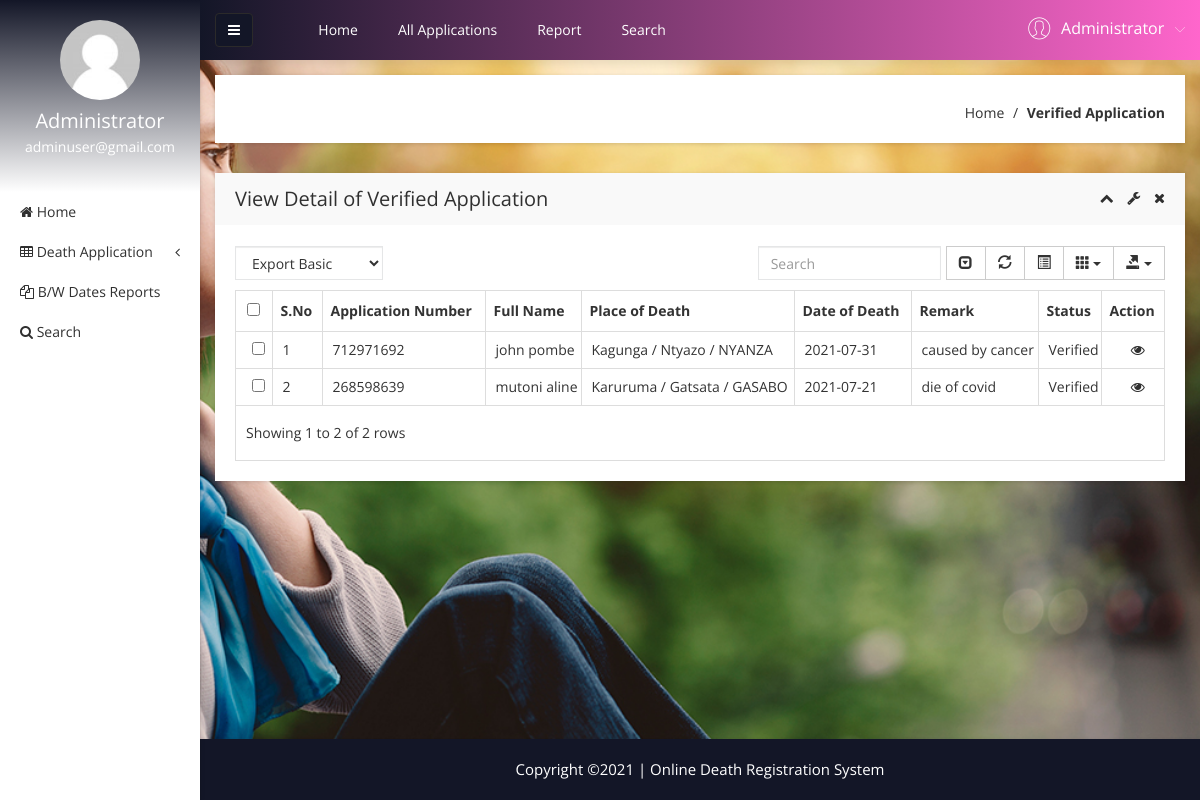
/admin/verified-death-application.php (signed in), run on the app's committed database.
### tables this page shows
CREATE TABLE `tblapplication` (
  `ID` int(10) NOT NULL,
  `UserID` int(5) NOT NULL,
  `ApplicationID` varchar(200) DEFAULT NULL,
  `DateofBirth` date DEFAULT NULL,
  `DateOfDeath` date DEFAULT NULL,
  `Gender` varchar(50) DEFAULT NULL,
  `FullName` varchar(200) DEFAULT NULL,
  `PlaceofBirth` int(11) DEFAULT NULL,
  `PlaceOfDeath` int(11) DEFAULT NULL,
  `NameofFather` varchar(200) DEFAULT NULL,
  `NameOfMother` varchar(255) DEFAULT NULL,
  `Spouse` varchar(255) DEFAULT NULL,
  `IDNumber` varchar(255) DEFAULT NULL,
  `MobileNumber` varchar(255) DEFAULT NULL,
  `CellId` int(11) DEFAULT NULL,
  `Dateofapply` timestamp NULL DEFAULT current_timestamp(),
  `UserRemark` text DEFAULT NULL,
  `Remark` varchar(200) DEFAULT NULL,
  `Status` varchar(50) DEFAULT NULL,
  `UpdationDate` timestamp NULL DEFAULT NULL ON UPDATE current_timestamp()
);

CREATE TABLE `cells` (
  `codecell` varchar(50) NOT NULL,
  `nameCell` varchar(50) NOT NULL,
  `sectorcode` varchar(50) NOT NULL
);

CREATE TABLE `sectors` (
  `sectorcode` varchar(50) NOT NULL,
  `namesector` varchar(50) NOT NULL,
  `districtcode` varchar(50) NOT NULL
);

CREATE TABLE `districts` (
  `districtcode` varchar(50) NOT NULL,
  `namedistrict` varchar(50) NOT NULL,
  `provincecode` varchar(50) NOT NULL
);

### admin/verified-death-application.php (the view, shortened to what the rows shown need)
<?php
include('includes/dbconnection.php');
if (strlen($_SESSION['obcsaid'] == 0)) {
  header('location:logout.php');
} else {
?>
<!doctype html>
<html class="no-js" lang="en">
<head>
    <link rel="stylesheet" href="css/bootstrap.min.css">
    <link rel="stylesheet" href="css/font-awesome.min.css">
    <link rel="stylesheet" href="css/adminpro-custon-icon.css">
    <link rel="stylesheet" href="css/meanmenu.min.css">
    <link rel="stylesheet" href="css/jquery.mCustomScrollbar.min.css">
    <link rel="stylesheet" href="css/animate.css">
    <link rel="stylesheet" href="css/data-table/bootstrap-table.css">
    <link rel="stylesheet" href="css/data-table/bootstrap-editable.css">
    <link rel="stylesheet" href="css/normalize.css">
    <link rel="stylesheet" href="css/c3.min.css">
    <link rel="stylesheet" href="style.css">
    <link rel="stylesheet" href="css/responsive.css">
</head>
<body class="materialdesign">
    <div class="wrapper-pro">
        <div class="container-fluid">
            <div class="row">
                <?php include_once('includes/sidebar.php'); ?>
                <?php include_once('includes/header.php'); ?>
                <div class="data-table-area mg-b-15">
                    <div class="container-fluid">
                        <div class="row">
                            <div class="col-lg-12">
                                <div class="sparkline13-list shadow-reset">
                                    <div class="sparkline13-hd">
                                        <div class="main-sparkline13-hd">
                                            <h1>View <span class="table-project-n">Detail of</span> Verified Application
                                            </h1>
                                        </div>
                                    </div>
                                    <div class="sparkline13-graph">
                                        <div class="datatable-dashv1-list custom-datatable-overright">
                                            <table id="table" data-toggle="table" data-pagination="true"
                                                data-search="true" data-show-columns="true"
                                                data-show-pagination-switch="true" data-show-refresh="true"
                                                data-key-events="true" data-show-toggle="true" data-resizable="true"
                                                data-cookie="true" data-cookie-id-table="saveId" data-show-export="true"
                                                data-click-to-select="true" data-toolbar="#toolbar">
                                                <thead>
                                                    <tr>
                                                        <th>S.No</th>
                                                        <th>Application Number</th>
                                                        <th>Full Name</th>
                                                        <th>Place of Death</th>
                                                        <th>Date of Death</th>
                                                        <th>Remark</th>
                                                        <th>Status</th>
                                                        <th data-field="action">Action</th>
                                                    </tr>
                                                </thead>
                                                <tbody>
                                                    <?php
                            $sql = "SELECT * from tblapplication where Status='Verified'";
                            $query = $dbh->prepare($sql);
                            $query->execute();
                            $results = $query->fetchAll(PDO::FETCH_OBJ);
                            $cnt = 1;
                            if ($query->rowCount() > 0) {
                              foreach ($results as $row) {
                                $sqladdr = "SELECT * from tblapplication INNER JOIN cells on tblapplication.PlaceOfDeath = cells.codecell INNER JOIN sectors ON cells.sectorcode = sectors.sectorcode INNER JOIN districts ON sectors.districtcode = districts.districtcode where tblapplication.PlaceOfDeath = :pod";
                                $queryaddr = $dbh->prepare($sqladdr);
                                $queryaddr->bindParam(':pod', $row->PlaceOfDeath, PDO::PARAM_INT);
                                $queryaddr->execute();
                                $resultsaddr = $queryaddr->fetch();
                            ?>
                                                    <tr>
                                                        <td><?php echo htmlentities($cnt); ?></td>
                                                        <td><?php echo htmlentities($row->ApplicationID); ?></td>
                                                        <td><?php echo htmlentities($row->FullName); ?></td>
                                                        <td><?php echo htmlentities($resultsaddr['nameCell']) . ' / ' . htmlentities($resultsaddr['namesector']) . ' / ' . htmlentities($resultsaddr['namedistrict']); ?>
                                                        </td>
                                                        <td><?php echo htmlentities($row->DateOfDeath); ?></td>
                                                        <td><?php echo htmlentities($row->UserRemark); ?></td>
                                                        <?php if ($row->Status == "") { ?>
                                                        <td><?php echo "Still Pending"; ?></td>
                                                        <?php } else { ?> <td><?php echo htmlentities($row->Status); ?>
                                                        </td>
                                                        <?php } ?>
                                                        <td class="datatable-ct"><a
                                                                href="view-application-detail.php?viewid=<?php echo htmlentities($row->ID); ?>"><i
                                                                    class="fa fa-eye" aria-hidden="true"></i></a>
                                                        </td>
                                                    </tr>
                                                    <?php $cnt = $cnt + 1;
                              }
                            } ?>
                                                </tbody>
                                            </table>
                                        </div>
                                    </div>
                                </div>
                            </div>
                        </div>
                    </div>
                </div>
            </div>
        </div>
    </div>
    </div>
</body>
</html><?php }  ?>

### admin/includes/sidebar.php (shortened to what the rows shown need)
<?php
   include('includes/dbconnection.php');
   if (strlen($_SESSION['obcsaid'] == 0)) {
       header('location:logout.php');
   } else {
   ?>
<div class="col-lg-2 left-sidebar-pro">
    <nav id="sidebar">
        <div class="sidebar-header">
            <a href="#"><img src="img/message/avatar.jpg" alt="" />
            </a>
            <?php
                   $aid = $_SESSION['obcsaid'];
                   $sql = "SELECT AdminName,Email from  tbladmin where ID=:aid";
                   $query = $dbh->prepare($sql);
                   $query->bindParam(':aid', $aid, PDO::PARAM_STR);
                   $query->execute();
                   $results = $query->fetchAll(PDO::FETCH_OBJ);
                   if ($query->rowCount() > 0) {
                       foreach ($results as $row) {               ?>
            <h3> <?php echo $row->AdminName; ?></h3>
            <p> <?php echo $row->Email; ?></p>
            <?php $cnt = $cnt + 1;
                       }
                   } ?>
        </div>
    </nav>
</div>
<?php }  ?>

### admin/includes/header.php (shortened to what the rows shown need)
<?php
  include('includes/dbconnection.php');
  if (strlen($_SESSION['obcsaid'] == 0)) {
      header('location:logout.php');
  } else {
  ?>
<div class="col-lg-10 main-side-pro">
    <div class="content-inner-all">
        <div class="header-top-area">
            <div class="fixed-header-top">
                <div class="container-fluid">
                    <div class="row">
                        <div class="col-lg-5 col-md-5 col-sm-6 col-xs-12">
                            <div class="header-right-info">
                                <ul class="nav navbar-nav mai-top-nav header-right-menu">
                                    <li class="nav-item">
                                        <a href="#" data-toggle="dropdown" role="button" aria-expanded="false"
                                            class="nav-link dropdown-toggle">
                                            <?php
                                                  $aid = $_SESSION['obcsaid'];
                                                  $sql = "SELECT AdminName,Email from  tbladmin where ID=:aid";
                                                  $query = $dbh->prepare($sql);
                                                  $query->bindParam(':aid', $aid, PDO::PARAM_STR);
                                                  $query->execute();
                                                  $results = $query->fetchAll(PDO::FETCH_OBJ);
                                                  $cnt = 1;
                                                  if ($query->rowCount() > 0) {
                                                      foreach ($results as $row) {               ?>
                                            <span
                                                class="adminpro-icon adminpro-user-rounded header-riht-inf"></span>
                                            <span class="admin-name"><?php echo $row->AdminName; ?></span>
                                            <span
                                                class="author-project-icon adminpro-icon adminpro-down-arrow"></span><?php $cnt = $cnt + 1;
                                                                                                                                  }
                                                                                                                              } ?>
                                        </a>
                                    </li>
                                </ul>
                            </div>
                        </div>
                    </div>
                </div>
            </div>
        </div><?php }  ?>

### data on the page
tblapplication: ApplicationID "712971692", FullName "john pombe", CellId.nameCell "Kagunga", sectors.namesector "Ntyazo", districts.namedistrict "NYANZA", DateOfDeath "2021-07-31", UserRemark "caused by cancer", Status "Verified"
tblapplication: ApplicationID "268598639", FullName "mutoni aline", CellId.nameCell "Karuruma", sectors.namesector "Gatsata", districts.namedistrict "GASABO", DateOfDeath "2021-07-21", UserRemark "die of covid", Status "Verified"

### other printed values
$row->AdminName "Administrator"
$row->Email "adminuser@gmail.com"
